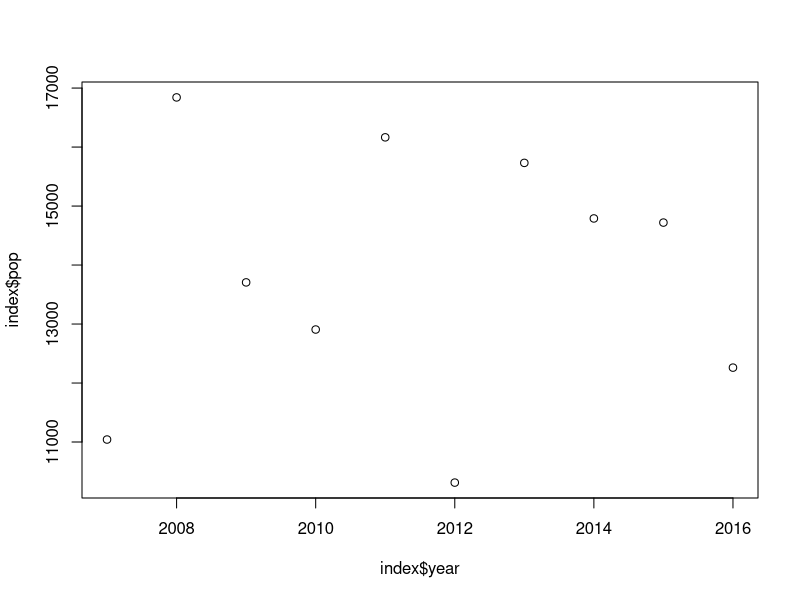
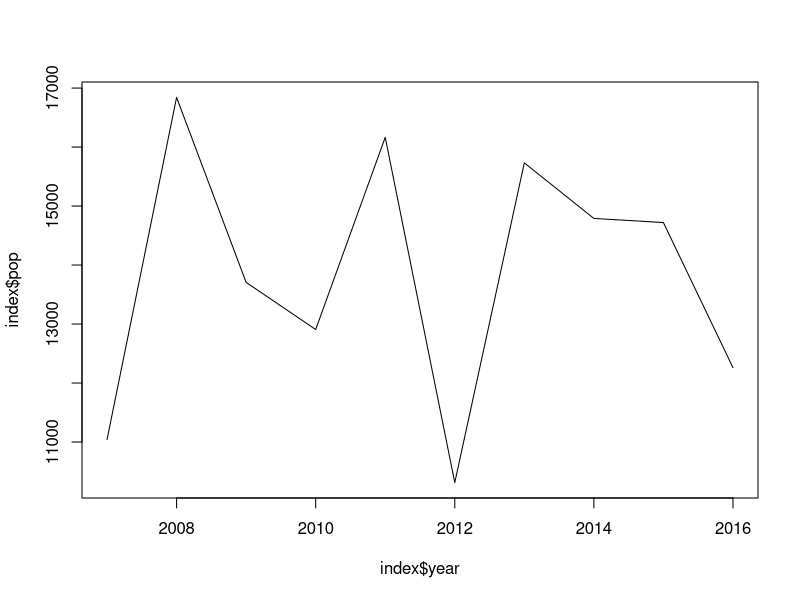
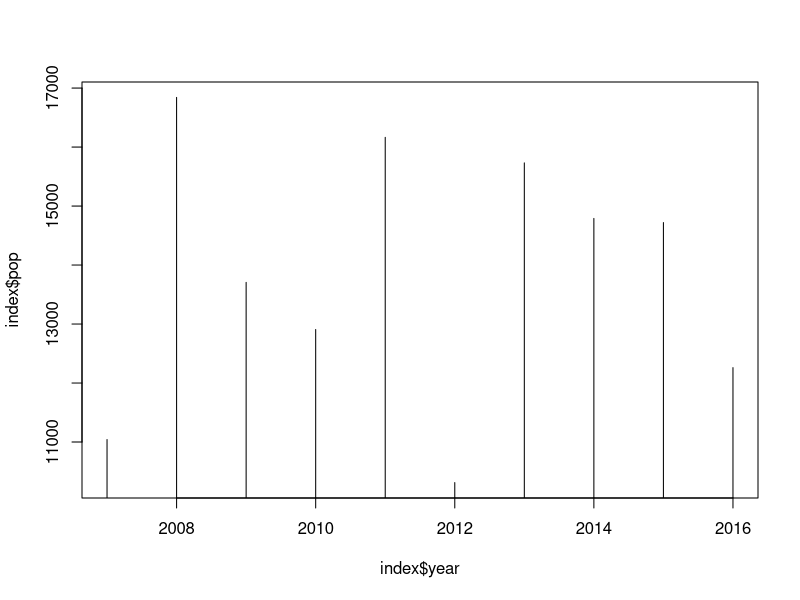
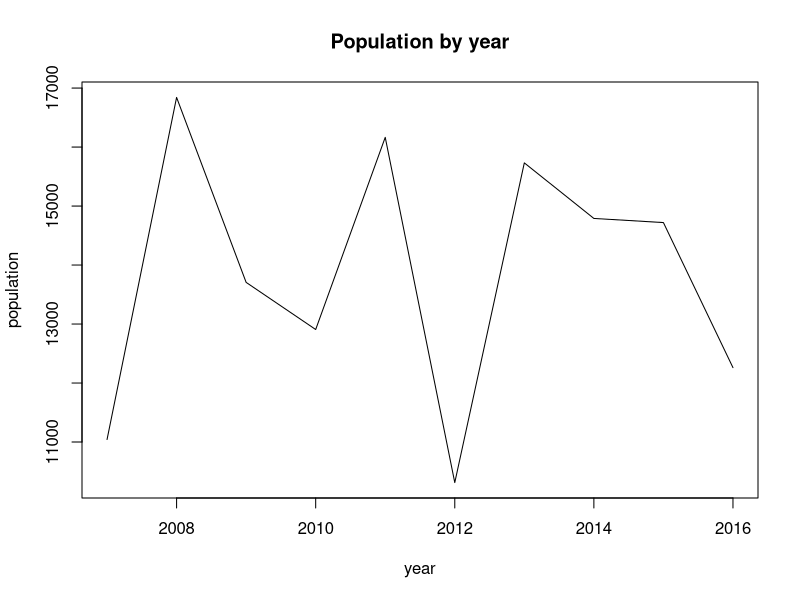

R code for these plots, in order: (Note: this script raises an error after producing the figures.)
##plot, lattice, histogram, barchart, ggplot

index<-data.frame(year=2007:2016, pop=sample(10000:20000, size=10))

plot(index$year,index$pop)


plot(index$year,index$pop, type="l")

plot(index$year,index$pop, type="h")


plot(index$year,index$pop, type="l", main="Population by year",
     xlab="year",ylab="population")




mtc = mtcars %>% 
  select(mpg, cyl)%>%
  group_by(cyl) %>%
  summarise(meanmpg = mean(mpg, na.rm = TRUE))

plot(mtc$cyl,mtc$meanmpg, type="l",
     xlab="cyl",ylab="mean mpg")





lattice::dotplot(year~pop,data=index,main="Population by year",
                 ylab="year",xlab="population")

histogram(year~pop,data=index)

xyplot(mpg~wt | factor(cyl), data=mtcars, pch=19,
       main="MPG vs Wt", xlab="Wt/1,000",  ylab="MPG")




mtc = mtcars %>% 
  select(mpg, cyl, gear)%>%
  group_by(cyl, gear) %>%
  summarise(meanmpg = mean(mpg, na.rm = TRUE))


barchart(meanmpg~factor(gear) | factor(cyl), data=mtc)




g<-ggplot(index,aes(x=year,y=pop, group=1))+geom_line()
g<-g+ggtitle("Population by year")+xlab("Year")+
  ylab("Population")
g




ggplot(data=mtcars, aes(x=as.factor(cyl), 
  fill=factor(gear))) + geom_bar()+
  xlab("Num. of cyl")+ylab("")+labs(fill="Num. of gears")



ggplot(index,aes(x=as.factor(year), y=pop))+
  geom_bar(stat="identity") + 
  coord_cartesian(ylim=c(10000,20000))+ylab("Population")+
  xlab("year")



g<-g+theme(axis.text.x = element_text(angle = 60, hjust = 1))
g


#number of cars per cylinder barchart

ggplot(mtcars, aes(x=as.factor(cyl))) + geom_bar()+ theme_classic() + 
  xlab("Cyl") + ylab("Number of cars") + 
  ggtitle("Number of cars per cylinders")











